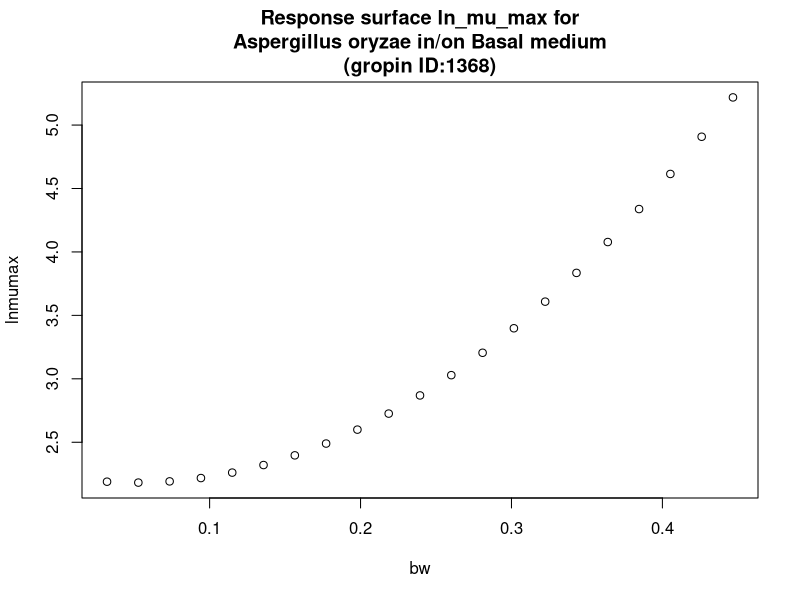

Source code (R):
#############################
# start of Parameter script
#############################
bw <- seq(0.032032,0.446753246753247,length.out=21)
#############################
# end of Parameter script
#############################
############################# 
# start of Model script Gropin ID 1368 
#############################
 
# constant coefficients for this model
 
variables <- data.frame(bw)
argumentsPar <- unique.data.frame(expand.grid(variables))
 
# heart of the model
response_surface <- function(bw) {
   mumax <-(2.233-1.990*bw+19.41*bw^2)

	return(mumax=mumax)
} 

# output parameters
responseSurface <- cbind(argumentsPar,response_surface(argumentsPar['bw']))
colnames(responseSurface) <- c(colnames(argumentsPar),'lnmumax')
#############################
# End of Model script
#############################
############################# 
# start of Visualisation script Gropin ID 1368 
#############################
titleText <-'Response surface ln_mu_max for
Aspergillus oryzae in/on Basal medium
(gropin ID:1368)'
plot(bw,responseSurface$'lnmumax',xlab='bw',
                          ylab='lnmumax',main=titleText)
#############################
# End of Visualisation script
#############################
